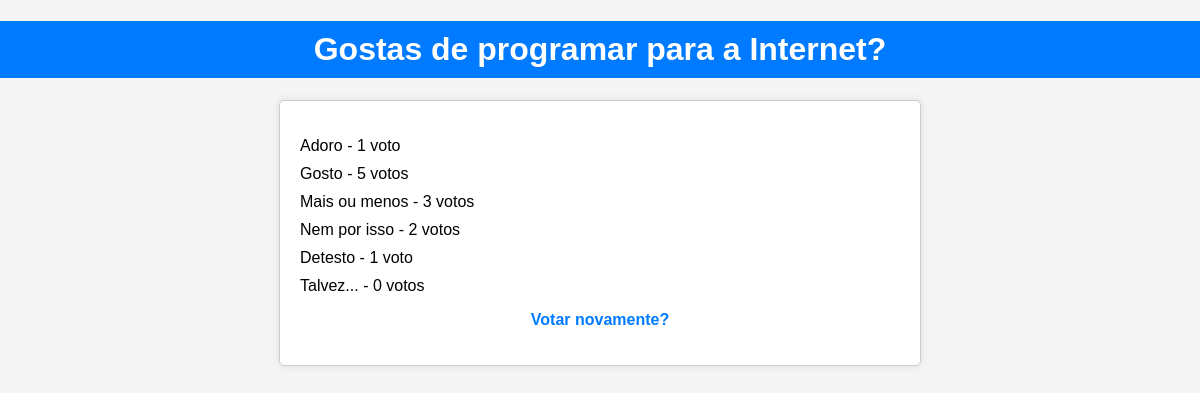
Page /votacao/3/resultados on the committed database.
### votacao/models.py (models this page shows, shortened)
class Questao(models.Model):
    questao_texto = models.CharField(max_length=200)
    pub_data = models.DateTimeField('data de publicacao')

class Opcao(models.Model):
    questao = models.ForeignKey(Questao, on_delete=models.CASCADE)
    opcao_texto = models.CharField(max_length=200)
    votos = models.IntegerField(default=0)

### votacao/views.py (the view)
# urls.py: path('<int:questao_id>/resultados', views.resultados, name='resultados'),
def resultados(request, questao_id):
    questao = get_object_or_404(Questao, pk=questao_id)
    return render(request, 'votacao/resultados.html', {'questao': questao})

### votacao/templates/votacao/resultados.html (shortened to what this page needs)
<!DOCTYPE html>
{% load static %}
<html lang="en">
<head>
    <link rel="stylesheet" type="text/css" href="{% static 'votacao/resultados_styles.css' %}">
</head>
<body>
    <h1>{{ questao.questao_texto }}</h1>
    <div class="container">
        <ul>
            {% for opcao in questao.opcao_set.all %}
            <li>
                {{ opcao.opcao_texto }} - {{ opcao.votos }} voto{{ opcao.votos|pluralize }}
            </li>
            {% endfor %}
        </ul>
        <p><a href="{% url 'votacao:detalhe' questao.id %}">Votar novamente?</a></p>
    </div>
</body>
</html>

### votacao/static/votacao/resultados_styles.css (style rules this page uses)
body { font-family: Arial, sans-serif; background-color: #f5f5f5; margin: 0; padding: 0; }
h1 { background-color: #007bff; color: #fff; padding: 10px; text-align: center; }
.container { max-width: 600px; margin: 20px auto; padding: 20px; background-color: #fff; border: 1px solid #ccc; border-radius: 5px; box-shadow: 0 0 10px rgba(0, 0, 0, 0.1); }
ul { list-style-type: none; padding: 0; }
li { margin-bottom: 10px; }
a { text-decoration: none; color: #007bff; font-weight: bold; }
p { text-align: center; color: #333; }

### rows in the picture
Questao: questao_texto "Gostas de programar para a Internet?"
Opcao: opcao_texto "Adoro", votos "1"
Opcao: opcao_texto "Gosto", votos "5"
Opcao: opcao_texto "Mais ou menos", votos "3"
Opcao: opcao_texto "Nem por isso", votos "2"
Opcao: opcao_texto "Detesto", votos "1"
Opcao: opcao_texto "Talvez...", votos "0"
